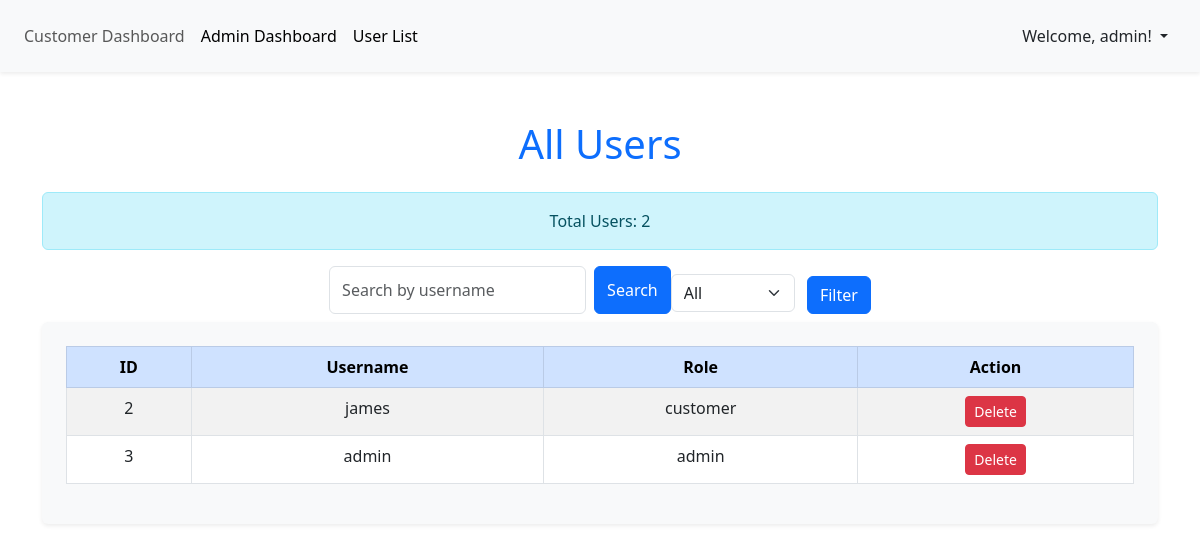
The page /pages/user.php (signed in) on the database its author committed.
### tables this page shows
CREATE TABLE `users` (
  `id` int(11) NOT NULL,
  `username` varchar(100) NOT NULL,
  `password` varchar(255) NOT NULL,
  `role` enum('admin','customer') NOT NULL DEFAULT 'customer'
);

### pages/user.php (the view, shortened to what this page needs)
<?php
include '../includes/db.php';
$search_query = "";
$role_filter = "all";
$users_query = "SELECT id, username, role FROM users WHERE 1=1";
$users_result = $conn->query($users_query);
?>
<!DOCTYPE html>
<html lang="en">
<head>
    <link href="https://cdn.jsdelivr.net/npm/bootstrap@5.3.0-alpha1/dist/css/bootstrap.min.css" rel="stylesheet">
</head>
<body>
<nav class="navbar navbar-expand-lg navbar-light bg-light p-3 mb-4 shadow-sm">
         <div class="collapse navbar-collapse" id="navbarNav">
              <ul class="navbar-nav">
                    <li class="nav-item">
                         <a class="nav-link" href="index.php">Customer Dashboard</a>
                    </li>
                    <li class="nav-item">
                         <a class="nav-link active" href="admin_dashboard.php">Admin Dashboard</a>
                    </li>
                    <li class="nav-item">
                         <a class="nav-link active" href="user.php">User List</a>
                    </li>
              </ul>
         </div>
         <div class="dropdown ms-4 me-3">
              <a class="nav-link dropdown-toggle" href="#" id="userDropdown" role="button" data-bs-toggle="dropdown" aria-expanded="false">
                    Welcome, <?php echo isset($_SESSION['username']) ? htmlspecialchars($_SESSION['username']) : 'Guest'; ?>!
              </a>
         </div>
    </nav>
    <div class="container mt-5">
        <h1 class="text-center text-primary mb-4">All Users</h1>
        <div class="mb-4 text-center">
            <div>
                <div class="alert alert-info" role="alert">  Total Users: <?php echo $users_result->num_rows; ?>
            </div>
            <div class="d-flex justify-content-center mb-2">
                <form action="user.php" method="POST" class="d-flex justify-content-center">
                    <input type="text" name="search_query" class="form-control w-10" placeholder="Search by username" value="<?php echo htmlspecialchars($search_query); ?>">
                    <button type="submit" name="search" class="btn btn-primary ms-2">Search</button>
                </form>
                <form action="user.php" method="POST" class="d-inline-block mt-2">
                    <select name="filter_role" class="form-select w-auto d-inline-block">
                        <option value="all" <?php echo $role_filter == 'all' ? 'selected' : ''; ?>>All</option>
                    </select>
                    <button type="submit" class="btn btn-primary ms-2">Filter</button>
                </form>
        </div>
        <div class="bg-light p-4 rounded shadow-sm">
            <table class="table table-bordered table-striped">
                <thead class="table-primary">
                    <tr>
                        <th>ID</th>
                        <th>Username</th>
                        <th>Role</th>
                        <th>Action</th>
                    </tr>
                </thead>
                <tbody>
                    <?php while ($row = $users_result->fetch_assoc()) : ?>
                        <tr>
                            <td><?php echo $row['id']; ?></td>
                            <td><?php echo $row['username']; ?></td>
                            <td><?php echo $row['role']; ?></td>
                            <td>
                                <form action="settings.php" method="POST" style="display:inline;">
                                    <button type="submit" name="delete_user" value="1" class="btn btn-danger btn-sm">Delete</button>
                                </form>
                            </td>
                        </tr>
                    <?php endwhile; ?>
                </tbody>
            </table>
        </div>
    </div>
</body>
</html>

### rows shown on the page
users: id "2", username "james", role "customer"
users: id "3", username "admin", role "admin"

### other values the page prints
$_SESSION['username'] "admin"
$users_result->num_rows "2"
